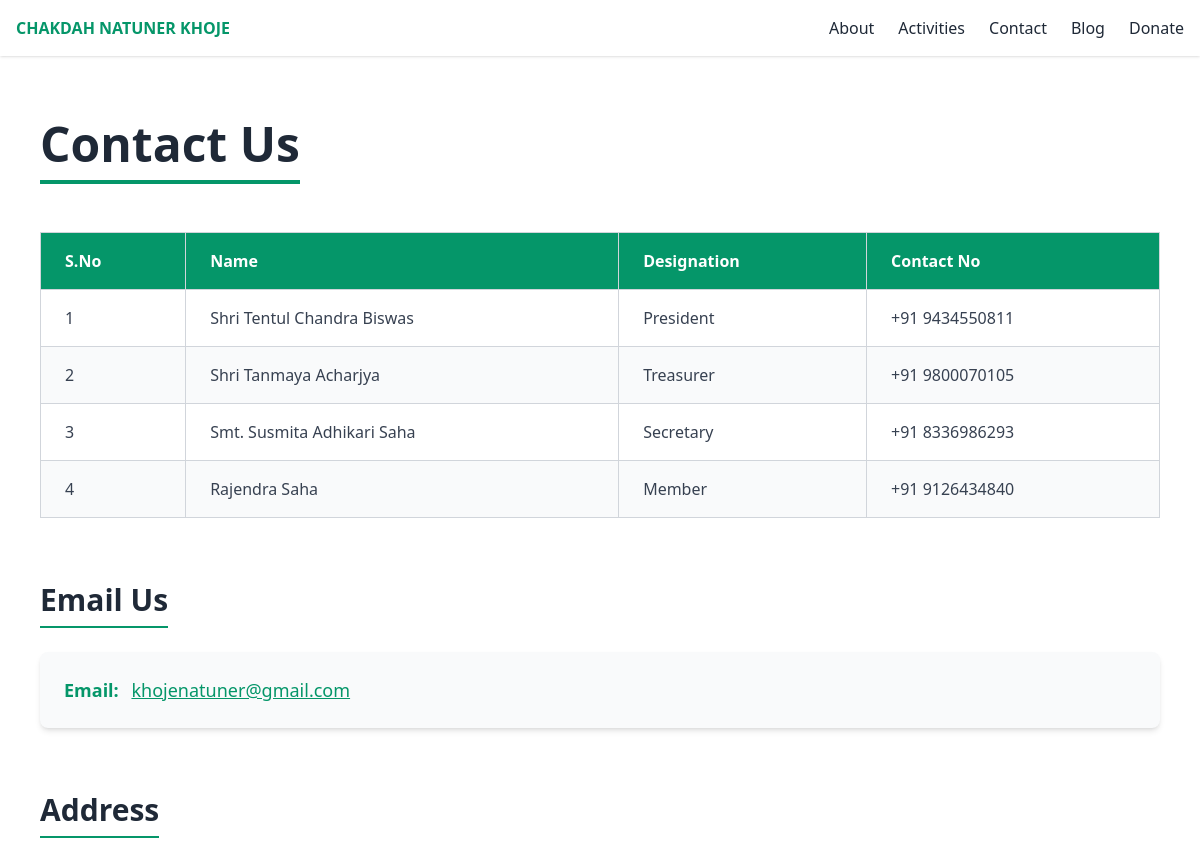
The app's page /contact/ (upper part), older data.
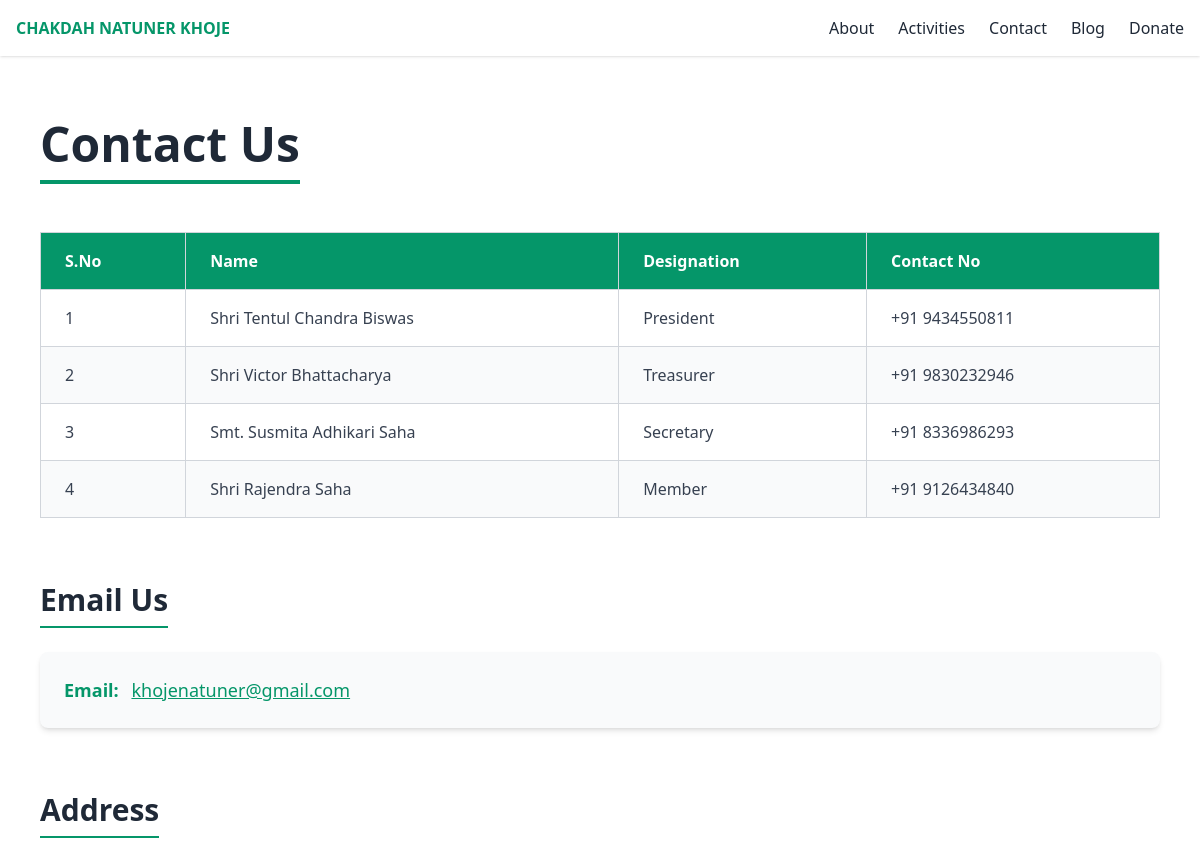
The same page, newer data.
### tables this page shows
CREATE TABLE "content_contactperson" ("id" integer NOT NULL PRIMARY KEY AUTOINCREMENT, "name" varchar(200) NOT NULL, "designation" varchar(200) NOT NULL, "contact_no" varchar(20) NOT NULL, "order" integer unsigned NOT NULL CHECK ("order" >= 0));

### app.py (the view)
@app.route("/contact/")
def contact_view():
    contact_persons = fetch_all(
        """
        select id, name, designation, contact_no, "order"
        from content_contactperson
        order by "order", id
        """
    )
    contact_info = fetch_one(
        """
        select id, email, address, google_map_embed
        from content_contactinfo
        order by id
        limit 1
        """
    )
    contact_photos = fetch_all(
        """
        select id, image, "order", created_at
        from content_contactphoto
        order by "order", id
        limit 5
        """
    )
    for photo in contact_photos:
        photo["image_url"] = media_url(photo["image"])
    return render_template(
        "contact.html",
        contact_persons=contact_persons,
        contact_info=contact_info,
        contact_photos=contact_photos,
    )

### app.py (called while the page is built)
def get_db():
    if "db" not in g:
        connection = sqlite3.connect(DATABASE)
        connection.row_factory = sqlite3.Row
        g.db = connection
    return g.db

def fetch_all(query, params=()):
    return [dict(row) for row in get_db().execute(query, params).fetchall()]

def fetch_one(query, params=()):
    row = get_db().execute(query, params).fetchone()
    return dict(row) if row else None

### templates/contact.html (shortened to what this page needs)
{% extends "base.html" %}
{% block content %}
<section class="max-w-6xl mx-auto py-16 px-4">
    <h1 class="text-4xl md:text-5xl font-bold mb-12 text-center text-gray-800 border-b-4 border-emerald-600 inline-block pb-3">
        Contact Us
    </h1>
    <div class="mb-16">
        <div class="overflow-x-auto">
            <table class="w-full border-collapse border border-gray-300 shadow-lg">
                <thead>
                    <tr class="bg-emerald-600 text-white">
                        <th class="border border-gray-300 px-6 py-4 text-left font-semibold">S.No</th>
                        <th class="border border-gray-300 px-6 py-4 text-left font-semibold">Name</th>
                        <th class="border border-gray-300 px-6 py-4 text-left font-semibold">Designation</th>
                        <th class="border border-gray-300 px-6 py-4 text-left font-semibold">Contact No</th>
                    </tr>
                </thead>
                <tbody>
                    {% for person in contact_persons %}
                    <tr class="hover:bg-gray-50 {{ 'bg-white' if loop.index is odd else 'bg-gray-50' }}">
                        <td class="border border-gray-300 px-6 py-4 text-gray-700">{{ loop.index }}</td>
                        <td class="border border-gray-300 px-6 py-4 text-gray-700 font-medium">{{ person.name }}</td>
                        <td class="border border-gray-300 px-6 py-4 text-gray-700">{{ person.designation }}</td>
                        <td class="border border-gray-300 px-6 py-4 text-gray-700">{{ person.contact_no }}</td>
                    </tr>
                    {% else %}
                    <tr>
                        <td colspan="4" class="border border-gray-300 px-6 py-4 text-center text-gray-500">
                            No contact persons added yet. Please add them from the admin panel.
                        </td>
                    </tr>
                    {% endfor %}
                </tbody>
            </table>
        </div>
    </div>
    {% if contact_info %}
    <div class="mb-16">
        <h2 class="text-3xl font-bold mb-6 text-gray-800 border-b-2 border-emerald-600 inline-block pb-2">
            Email Us
        </h2>
        <div class="bg-gray-50 p-6 rounded-lg shadow-md">
            <p class="text-lg text-gray-700">
                <span class="font-semibold text-emerald-600">Email:</span>
                <a href="mailto:{{ contact_info.email }}" class="text-emerald-600 hover:text-emerald-700 underline ml-2">
                    {{ contact_info.email }}
                </a>
            </p>
        </div>
    </div>
    {% endif %}
    {% if contact_info %}
    <div class="mb-16">
        <h2 class="text-3xl font-bold mb-6 text-gray-800 border-b-2 border-emerald-600 inline-block pb-2">
            Address
        </h2>
    </div>
    {% endif %}
</section>
{% endblock %}

Row changes from the older to the newer data that the page shows:
changed content_contactperson "Treasurer": name "Shri Tanmaya Acharjya" → "Shri Victor Bhattacharya"; contact_no "+91 9800070105" → "+91 9830232946"
changed content_contactperson "Member": name "Rajendra Saha" → "Shri Rajendra Saha"
